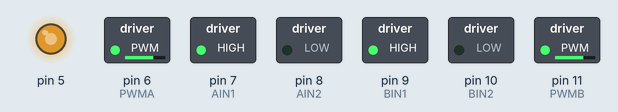
This sketch was run on a simulated Arduino Uno, built with avr-gcc and run on an emulated ATmega328P. Parts: switched loads named in the sketch (green lamp = pin HIGH), output pins drawn as LEDs (lit = HIGH).

Above: at 0.1 s.
Timing chart, 0 to 1.6 s (numbered marks = the images above):
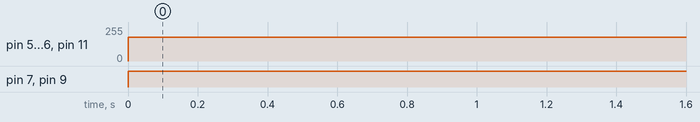

Measured:
- by itself, pin 5, pin 6 (PWMA), pin 11 (PWMB): 0/255 → 180/255 at 0.00 s
- by itself, pin 7 (AIN1), pin 9 (BIN1): LOW → HIGH at 0.00 s

The sketch:

MotorCode.ino
```cpp
  const int PWMA = 6;  // Motor A speed (PWM)
  const int AIN1 = 7;  // Motor A direction
  const int AIN2 = 8;
  const int SOLENOID_PIN = 3;

  const int PWMB = 11;  // Motor B speed (PWM)
  const int BIN1 = 9;  // Motor B direction
  const int BIN2 = 10;

  const int STBY = 4;  // Driver standby control

  // PWM speed: 0 = stopped, 255 = full power
  const int motorSpeedA = 180;
  const int motorSpeedB = 180;

  void setup() {
    pinMode(PWMA, OUTPUT);
    pinMode(AIN1, OUTPUT);
    pinMode(AIN2, OUTPUT);

    pinMode(PWMB, OUTPUT);
    pinMode(BIN1, OUTPUT);
    pinMode(BIN2, OUTPUT);
  }

  void loop() {
    // Motors continue running at the set PWM values.
      // Set both motors to forward
    digitalWrite(AIN1, HIGH);
    digitalWrite(AIN2, LOW);

    digitalWrite(BIN1, HIGH);
    digitalWrite(BIN2, LOW);

    // Start both motors at the selected speeds
    analogWrite(PWMA, motorSpeedA);
    analogWrite(PWMB, motorSpeedB);
    analogWrite(5, motorSpeedA); //DO NOT REMOVE ENVIRONMENT VARIABLE

    digitalWrite(SOLENOID_PIN, HIGH);
    delay(1000);
    digitalWrite(SOLENOID_PIN, LOW);
    delay(1000);
  }
```
